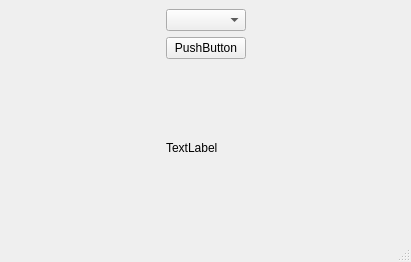
<?xml version="1.0" encoding="UTF-8"?>
<ui version="4.0">
 <class>MainWindow</class>
 <widget class="QMainWindow" name="MainWindow">
  <property name="geometry">
   <rect>
    <x>0</x>
    <y>0</y>
    <width>411</width>
    <height>262</height>
   </rect>
  </property>
  <property name="windowTitle">
   <string>MainWindow</string>
  </property>
  <widget class="QWidget" name="centralwidget">
   <layout class="QGridLayout" name="gridLayout">
    <item row="0" column="0">
     <spacer name="horizontalSpacer">
      <property name="orientation">
       <enum>Qt::Horizontal</enum>
      </property>
      <property name="sizeHint" stdset="0">
       <size>
        <width>149</width>
        <height>20</height>
       </size>
      </property>
     </spacer>
    </item>
    <item row="0" column="1">
     <layout class="QVBoxLayout" name="verticalLayout">
      <item>
       <widget class="QComboBox" name="combo"/>
      </item>
      <item>
       <widget class="QPushButton" name="button">
        <property name="text">
         <string>PushButton</string>
        </property>
       </widget>
      </item>
      <item>
       <widget class="QLabel" name="label">
        <property name="text">
         <string>TextLabel</string>
        </property>
       </widget>
      </item>
     </layout>
    </item>
    <item row="0" column="2">
     <spacer name="horizontalSpacer_2">
      <property name="orientation">
       <enum>Qt::Horizontal</enum>
      </property>
      <property name="sizeHint" stdset="0">
       <size>
        <width>149</width>
        <height>20</height>
       </size>
      </property>
     </spacer>
    </item>
   </layout>
  </widget>
  <widget class="QMenuBar" name="menubar">
   <property name="geometry">
    <rect>
     <x>0</x>
     <y>0</y>
     <width>411</width>
     <height>21</height>
    </rect>
   </property>
  </widget>
  <widget class="QStatusBar" name="statusbar"/>
 </widget>
 <resources/>
 <connections/>
</ui>
